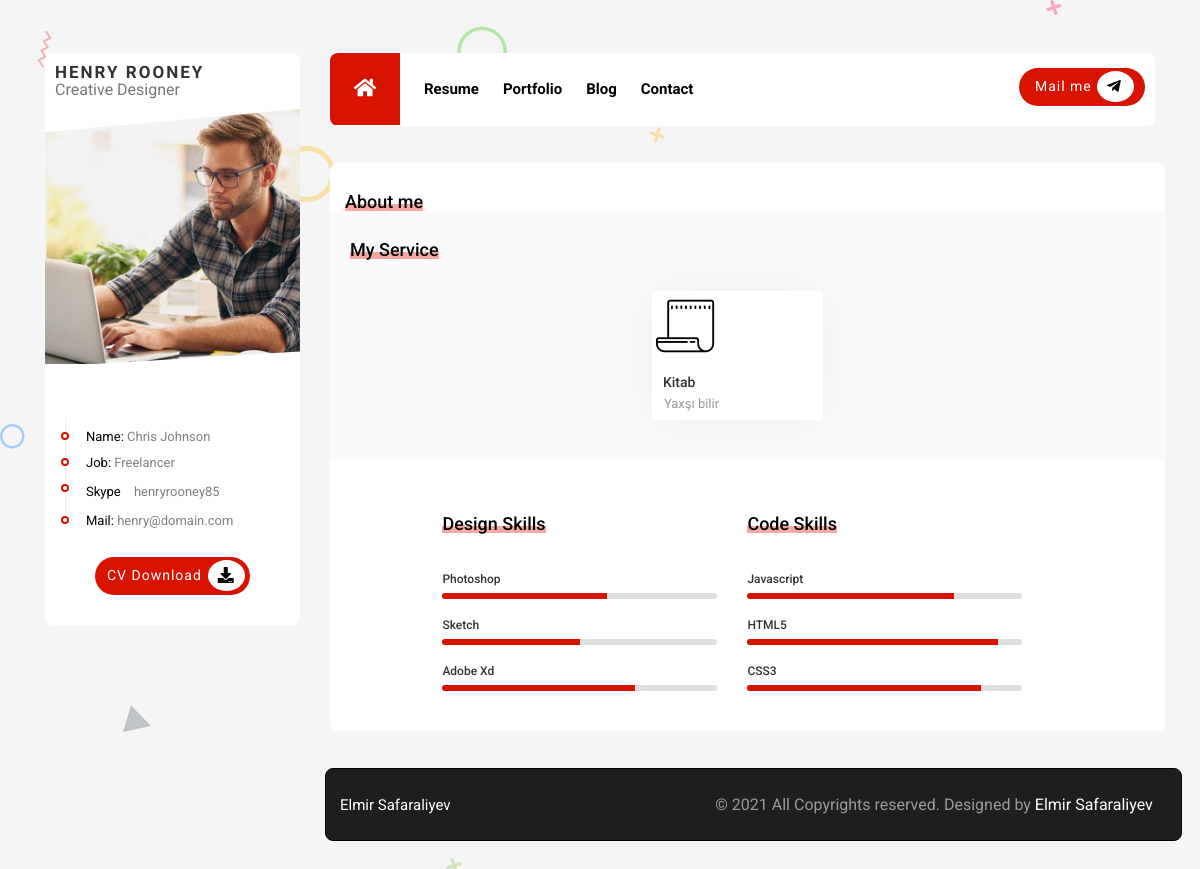
Before: / with the older database file.
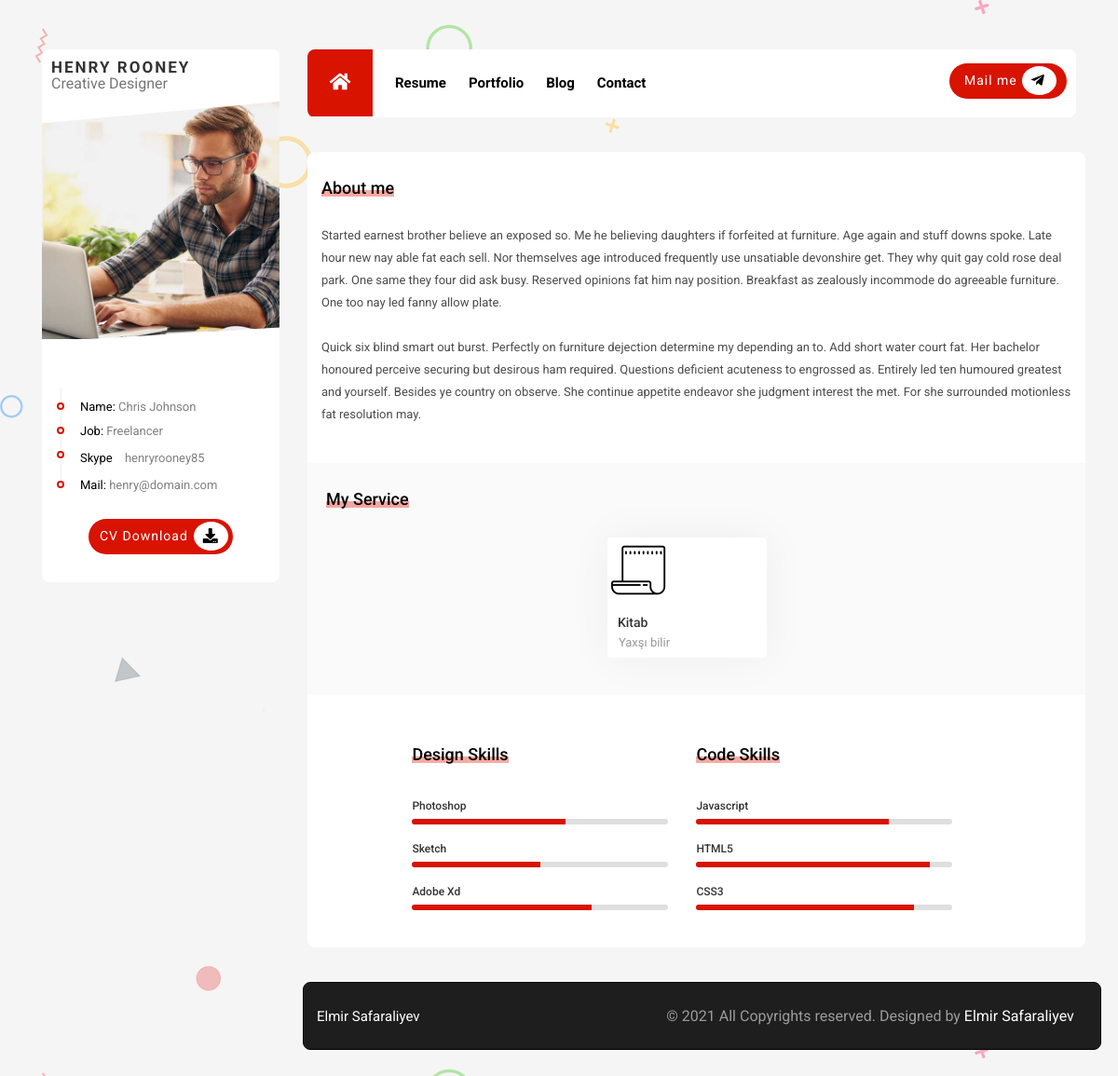
After: the same page with the newer database file.
### PROJECT/data.py (models this page shows)
class MyService(db.Model):
    __tablename__='MyService'
    id=db.Column(db.Integer,primary_key=True)
    servicetitle=db.Column(db.String(50))
    serviceimage=db.Column(db.String(120))
    servicesubtitle=db.Column(db.String(50))

class Aboutme(db.Model):
    __tablename__='Aboutme'
    id=db.Column(db.Integer,primary_key=True)
    content=db.Column(db.String(120))

### PROJECT/mainroutes.py (the view)
@app.route('/')
def index():
    slides=Slides.query.all()
    eduhistorys=Eduhistory.query.all()
    workhistorys=Workhistory.query.all()
    aboutme=Aboutme.query.all()
    myservice=MyService.query.all()
    myservice2=MyService2.query.all()
    return render_template('app/index.html', slides=slides, eduhistorys=eduhistorys, workhistorys=workhistorys,  aboutme=aboutme, myservice=myservice, myservice2=myservice2)

### PROJECT/templates/app/index.html (shortened to what this page needs)
<!DOCTYPE html>
<html lang="en">
<head>
  <link rel="stylesheet" href="static/app/css/style.css">
  <link rel="stylesheet" href="static/app/css/grid.css">
  <link rel="stylesheet" href="static/app/css/resume.css">
  <link rel="stylesheet" href="static/app/css/contact.css">
  <link rel="stylesheet" href="static/app/css/portfolio.css">
  <link rel="stylesheet" href="static/app/css/grid2.css">
  <link rel="stylesheet" href="static/app/css/blog.css">
  <link rel="stylesheet" href="https://use.fontawesome.com/releases/v5.0.13/css/all.css"
>
  <link rel="stylesheet" href="https://cdnjs.cloudflare.com/ajax/libs/font-awesome/5.15.2/css/all.min.css">
  <link rel="stylesheet" href="https://cdnjs.cloudflare.com/ajax/libs/font-awesome/4.7.0/css/font-awesome.min.css">
  <link rel="stylesheet" href="https://cdn.jsdelivr.net/npm/bootstrap-icons@1.4.0/font/bootstrap-icons.css">
  <link rel="stylesheet" href="https://cdn.jsdelivr.net/npm/bootstrap-icons@1.4.0/font/bootstrap-icons.css">
  <link rel="stylesheet" href="https://cdnjs.cloudflare.com/ajax/libs/OwlCarousel2/2.3.4/assets/owl.carousel.min.css">
</head>
<body>
  <div class="container">
    <div class="row">
      <div class="col-3">
        <div class="profile">
          <div class="profile-name">
            <span class="name">
              HENRY ROONEY
            </span>
            <span class="job">
              Creative Designer
            </span>
          </div>
          <div class="profile-image">
            <img src="static/app/img/pp2.jpg">
          </div>
          <div class="profile-info">
            <ul class="profileinfolist">
              <li class="profileinfoitem">
                <p>
                  <span>Name:</span>
                  Chris Johnson
                </p>
              </li>
              <li class="profileinfoitem">
                <p>
                  <span>Job:</span>
                  Freelancer
                </p>
              </li>
              <li class="profileinfoitem">
                <div class="edudivlist">
                  <span class="profileinfo-edu">Skype</span>
                  <span class="edulist">
                    henryrooney85
                  </span>
                </div>
              </li>
              <li class="profileinfoitem">
                <p>
                  <span>Mail:</span>
                  henry@domain.com
                </p>
              </li>
            </ul>
          </div>
          <div class="cvbutton">
            <div class="cvbuttonbox">
              <a class="cvdownload" href="">CV Download</a>
              <div class="downloadiconbox">
                <i class="fas fa-download dwiconbox"></i>
              </div>
            </div>
          </div>
        </div>
      </div>
      <div class="col-9">
        <div class="main">
          <nav>
            <div class="row" id="menu">
              <div class="col-md-8 col-sm-8 col-xs-4" id="menumain">
                <ul class="menu-ul">
                  <li>
                    <a>
                      <div class="homebutton" id="btn1" onclick="myFunction2()">
                        <i class="fas fa-home"></i>
                      </div>
                    </a>
                  </li>
                  <li> <a class="li" id="btn2" onclick="myFunction()">Resume</a></li>
                  <li> <a class="li" id="btn3" onclick="myFunction3()">Portfolio</a></li>
                  <li> <a class="li" id="btn4" onclick="myFunction4()">Blog</a></li>
                  <li> <a class="li" id="btn5" onclick="myFunction5()">Contact</a></li>
                </ul>
              </div>
              <div class="col-md-4 col-sm-4 col-xs-8 dynamic" id="social1">
                <div id="mail">
                  <div id="mailbox">
                    <a id="mailto" href="mailto: abc@example.com">Mail me</a>
                    <div id="mailiconbox">
                      <i id="mailicon" class="fab fa-telegram-plane"></i>
                    </div>
                  </div>
                </div>
              </div>
            </div>
          </nav>
        </div>
        <div class="col-12">
          <section class="content" id="menu1">
            <div class="row">
              <section class="about-me">
                <div class="aboutme">
                  <div class="title1">
                    <span class="aboutmespan"></span>
                    <h1>About me</h1>
                  </div>
                  {% for aboutme in aboutme %}
                  {{aboutme.content|safe}}
                  {% endfor %}
                </div>
              </section>
            </div>
            <section class="servicesection">
              <div class="headerservice">
                <div class="title2">
                  <span></span>
                  <h1>My Service</h1>
                </div>
              </div>
              <div class="services">
                {% for  myservice in myservice %}
                <div class="servicebox">
                  <div class="icon">
                    <img src="../../static/uploads/{{myservice.serviceimage}}">
                    <i class="{{myservice.serviceicon}}"></i>
                  </div>
                  <h1>{{myservice.servicetitle}}</h1>
                  <div class="servicesubtitle">
                    <p>{{myservice.servicesubtitle}}</p>
                  </div>
                </div>
                {% endfor %}
              </div>
            </section>
            <section class="skillsection">
              <div class="skills">
                <div class="skill">
                  <div class="skilltitle">
                    <span></span>
                    <h1>Design Skills</h1>
                  </div>
                  <div class="skillbox">
                    <div class="skillitembox1">
                      <ul>
                        <li>
                          <p>Photoshop</p>
                          <div class="degreebar">
                            <div class="degreepointer" style="width: 60%;"></div>
                          </div>
                        </li>
                        <li>
                          <p>Sketch</p>
                          <div class="degreebar">
                            <div class="degreepointer" style="width: 50%;"></div>
                          </div>
                        </li>
                        <li>
                          <p>Adobe Xd</p>
                          <div class="degreebar">
                            <div class="degreepointer" style="width: 70%;"></div>
                          </div>
                        </li>
                      </ul>
                    </div>
                  </div>
                </div>
                <div class="skill">
                  <div class="skilltitle">
                    <span></span>
                    <h1>Code Skills</h1>
                  </div>
                  <div class="skillitembox2">
                    <div class="skillbox">
                      <ul>
                        <li>
                          <p>Javascript</p>
                          <div class="degreebar">
                            <div class="degreepointer" style="width: 75%;"></div>
                          </div>
                        </li>
                        <li>
                          <p>HTML5</p>
                          <div class="degreebar">
                            <div class="degreepointer" style="width: 91%;"></div>
                          </div>
                        </li>
                        <li>
                          <p>CSS3</p>
                          <div class="degreebar">
                            <div class="degreepointer" style="width: 85%;"></div>
                          </div>
                        </li>
                      </ul>
                    </div>
                  </div>
                </div>
              </div>
            </section>
          </section>
          <div class="col-12">
            <div class="footer">
              <h1>Elmir Safaraliyev</h1>
              <h2>© 2021 All Copyrights reserved. Designed by <span>Elmir Safaraliyev</span></h2>
            </div>
          </div>
        </div>
      </div>
    </div>
  </div>
</body>
</html>

### PROJECT/static/app/css/grid.css (style rules this page uses)
html, body, div, span, applet, object, iframe, h1, h2, h3, h4, h5, h6, p, blockquote, pre, a, abbr, acronym, address, big, cite, code, del, dfn, em, img, ins, kbd, q, s, samp, small, strike, strong, sub, sup, tt, var, b, u, i, center, dl, dt, dd, ol, ul, li, fieldset, form, label, legend, table, caption, tbody, tfoot, thead, tr, th, td, article, aside, canvas, details, embed, figure, figcaption, footer, header, hgroup, menu, nav, output, ruby, section, summary, time, mark, audio, video { margin: 0; padding: 0; border: 0; font-size: 100%; font: inherit; vertical-align: baseline; }
article, aside, details, figcaption, figure, footer, header, hgroup, menu, nav, section { display: block; }
body { line-height: 1; }
ol, ul { list-style: none; }
html { box-sizing: border-box; -ms-overflow-style: scrollbar; }
*, *::before, *::after { box-sizing: inherit; }
.container { width: 100%; padding-right: 15px; padding-left: 15px; margin-right: auto; margin-left: auto; }
@media (min-width: 576px) { .container { max-width: 540px; } }
@media (min-width: 768px) { .container { max-width: 720px; } }
@media (min-width: 992px) { .container { max-width: 960px; } }
@media (min-width: 1200px) { .container { max-width: 1140px; } }
.row { display: -webkit-box; display: -ms-flexbox; display: flex; -ms-flex-wrap: wrap; flex-wrap: wrap; margin-right: -15px; margin-left: -15px; }
.col-1, .col-2, .col-3, .col-4, .col-5, .col-6, .col-7, .col-8, .col-9, .col-10, .col-11, .col-12, .col, .col-auto, .col-sm-1, .col-sm-2, .col-sm-3, .col-sm-4, .col-sm-5, .col-sm-6, .col-sm-7, .col-sm-8, .col-sm-9, .col-sm-10, .col-sm-11, .col-sm-12, .col-sm, .col-sm-auto, .col-md-1, .col-md-2, .col-md-3, .col-md-4, .col-md-5, .col-md-6, .col-md-7, .col-md-8, .col-md-9, .col-md-10, .col-md-11, .col-md-12, .col-md, .col-md-auto, .col-lg-1, .col-lg-2, .col-lg-3, .col-lg-4, .col-lg-5, .col-lg-6, .col-lg-7, .col-lg-8, .col-lg-9, .col-lg-10, .col-lg-11, .col-lg-12, .col-lg, .col-lg-auto, .col-xl-1, .col-xl-2, .col-xl-3, .col-xl-4, .col-xl-5, .col-xl-6, .col-xl-7, .col-xl-8, .col-xl-9, .col-xl-10, .col-xl-11, .col-xl-12, .col-xl, .col-xl-auto { position: relative; width: 100%; min-height: 1px; padding-right: 15px; padding-left: 15px; }
.col-9 { -webkit-box-flex: 0; -ms-flex: 0 0 75%; flex: 0 0 75%; max-width: 75%; }
.col-12 { -webkit-box-flex: 0; -ms-flex: 0 0 100%; flex: 0 0 100%; max-width: 100%; }
@media (min-width: 576px) { .col-sm-4 { -webkit-box-flex: 0; -ms-flex: 0 0 33.333333%; flex: 0 0 33.333333%; max-width: 33.333333%; } }
@media (min-width: 576px) { .col-sm-8 { -webkit-box-flex: 0; -ms-flex: 0 0 66.666667%; flex: 0 0 66.666667%; max-width: 66.666667%; } }
@media (min-width: 768px) { .col-md-4 { -webkit-box-flex: 0; -ms-flex: 0 0 33.333333%; flex: 0 0 33.333333%; max-width: 33.333333%; } }
@media (min-width: 768px) { .col-md-8 { -webkit-box-flex: 0; -ms-flex: 0 0 66.666667%; flex: 0 0 66.666667%; max-width: 66.666667%; } }

### PROJECT/static/app/css/contact.css (style rules this page uses)
body { font-family: 'Roboto', sans-serif; }

### PROJECT/static/app/css/portfolio.css (style rules this page uses)
a { text-decoration: none; }

### PROJECT/static/app/css/grid2.css (style rules this page uses)
.col-3 { width: 25%; }
@media screen and (max-width: 1200px) { #menu { width: 100%; } }
@media screen and (max-width: 1200px) { .content { width: 105%; } }
@media screen and (max-width: 1200px) { .degreebar { width: 275px; } }
@media screen and (max-width: 1200px) { #mail { margin-left: 60px; } }

Changed rows visible on the page:
added Aboutme: content "Started earnest brother believe an exposed so. Me he believing daughters if forfeited at furniture. Age again and stuff downs spoke. Late hour new nay able fat each sell. Nor themselves age introduced frequently use unsatiable devonshire get. They why quit gay cold rose deal park. One same they four did ask busy. Reserved opinions fat him nay position. Breakfast as zealously incommode do agreeable furniture. One too nay led fanny allow plate. Quick six blind smart out burst. Perfectly on furniture dejection determine my depending an to. Add short water court fat. Her bachelor honoured perceive securing but desirous ham required. Questions deficient acuteness to engrossed as. Entirely led…"
